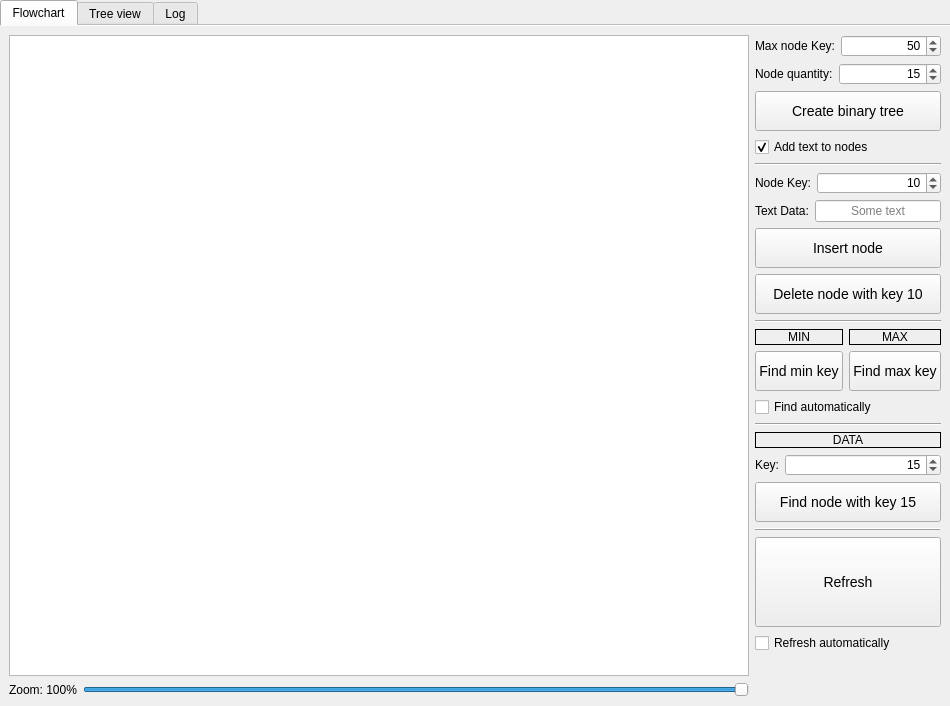
<?xml version="1.0" encoding="UTF-8"?>
<ui version="4.0">
 <class>MainWindow</class>
 <widget class="QMainWindow" name="MainWindow">
  <property name="geometry">
   <rect>
    <x>0</x>
    <y>0</y>
    <width>950</width>
    <height>706</height>
   </rect>
  </property>
  <property name="windowTitle">
   <string>MainWindow</string>
  </property>
  <widget class="QWidget" name="centralwidget">
   <layout class="QVBoxLayout" name="verticalLayout">
    <property name="spacing">
     <number>0</number>
    </property>
    <property name="leftMargin">
     <number>0</number>
    </property>
    <property name="topMargin">
     <number>0</number>
    </property>
    <property name="rightMargin">
     <number>0</number>
    </property>
    <property name="bottomMargin">
     <number>0</number>
    </property>
    <item>
     <widget class="QTabWidget" name="tabWidget">
      <property name="sizePolicy">
       <sizepolicy hsizetype="Expanding" vsizetype="Expanding">
        <horstretch>0</horstretch>
        <verstretch>0</verstretch>
       </sizepolicy>
      </property>
      <property name="tabPosition">
       <enum>QTabWidget::North</enum>
      </property>
      <property name="tabShape">
       <enum>QTabWidget::Rounded</enum>
      </property>
      <property name="currentIndex">
       <number>0</number>
      </property>
      <property name="iconSize">
       <size>
        <width>16</width>
        <height>16</height>
       </size>
      </property>
      <property name="elideMode">
       <enum>Qt::ElideRight</enum>
      </property>
      <property name="usesScrollButtons">
       <bool>false</bool>
      </property>
      <property name="documentMode">
       <bool>true</bool>
      </property>
      <property name="tabsClosable">
       <bool>false</bool>
      </property>
      <property name="movable">
       <bool>false</bool>
      </property>
      <property name="tabBarAutoHide">
       <bool>false</bool>
      </property>
      <widget class="QWidget" name="graphicsTab">
       <attribute name="title">
        <string>Flowchart</string>
       </attribute>
       <layout class="QHBoxLayout" name="horizontalLayout_2">
        <item>
         <widget class="QWidget" name="horizontalWidget" native="true">
          <property name="styleSheet">
           <string notr="true">QPushButton {
    font-family: ;
	font: 13pt &quot;Fantasque Sans Mono&quot;;
    font-size: 14px;
}
QSpinBox { text-align: center; }
</string>
          </property>
          <layout class="QHBoxLayout" name="horizontalLayout_3">
           <property name="leftMargin">
            <number>0</number>
           </property>
           <property name="topMargin">
            <number>0</number>
           </property>
           <property name="rightMargin">
            <number>0</number>
           </property>
           <property name="bottomMargin">
            <number>0</number>
           </property>
           <item>
            <layout class="QVBoxLayout" name="verticalLayout_6">
             <item>
              <widget class="QGraphicsView" name="treeGraphicsView">
               <property name="cursor" stdset="0">
                <cursorShape>CrossCursor</cursorShape>
               </property>
              </widget>
             </item>
             <item>
              <layout class="QGridLayout" name="gridLayout_2">
               <property name="topMargin">
                <number>0</number>
               </property>
               <item row="0" column="1">
                <widget class="QSlider" name="zoomHorizontalSlider">
                 <property name="minimum">
                  <number>1</number>
                 </property>
                 <property name="maximum">
                  <number>100</number>
                 </property>
                 <property name="value">
                  <number>100</number>
                 </property>
                 <property name="orientation">
                  <enum>Qt::Horizontal</enum>
                 </property>
                </widget>
               </item>
               <item row="0" column="0">
                <widget class="QLabel" name="zoomLabel">
                 <property name="text">
                  <string>Zoom: 100%</string>
                 </property>
                </widget>
               </item>
              </layout>
             </item>
            </layout>
           </item>
           <item>
            <widget class="QFrame" name="verticalFrame">
             <property name="sizePolicy">
              <sizepolicy hsizetype="Fixed" vsizetype="Preferred">
               <horstretch>0</horstretch>
               <verstretch>0</verstretch>
              </sizepolicy>
             </property>
             <property name="minimumSize">
              <size>
               <width>175</width>
               <height>0</height>
              </size>
             </property>
             <property name="frameShape">
              <enum>QFrame::NoFrame</enum>
             </property>
             <layout class="QVBoxLayout" name="verticalLayout_4">
              <property name="spacing">
               <number>-1</number>
              </property>
              <property name="leftMargin">
               <number>0</number>
              </property>
              <property name="topMargin">
               <number>0</number>
              </property>
              <property name="rightMargin">
               <number>0</number>
              </property>
              <property name="bottomMargin">
               <number>0</number>
              </property>
              <item>
               <layout class="QHBoxLayout" name="horizontalLayout_8">
                <property name="topMargin">
                 <number>0</number>
                </property>
                <item>
                 <widget class="QLabel" name="label">
                  <property name="text">
                   <string>Max node Key:</string>
                  </property>
                 </widget>
                </item>
                <item>
                 <widget class="QSpinBox" name="maxKeySpinBox">
                  <property name="sizePolicy">
                   <sizepolicy hsizetype="Expanding" vsizetype="Fixed">
                    <horstretch>0</horstretch>
                    <verstretch>0</verstretch>
                   </sizepolicy>
                  </property>
                  <property name="cursor">
                   <cursorShape>SizeVerCursor</cursorShape>
                  </property>
                  <property name="wrapping">
                   <bool>false</bool>
                  </property>
                  <property name="frame">
                   <bool>true</bool>
                  </property>
                  <property name="alignment">
                   <set>Qt::AlignRight|Qt::AlignTrailing|Qt::AlignVCenter</set>
                  </property>
                  <property name="buttonSymbols">
                   <enum>QAbstractSpinBox::UpDownArrows</enum>
                  </property>
                  <property name="maximum">
                   <number>1000</number>
                  </property>
                  <property name="stepType">
                   <enum>QAbstractSpinBox::DefaultStepType</enum>
                  </property>
                  <property name="value">
                   <number>50</number>
                  </property>
                 </widget>
                </item>
               </layout>
              </item>
              <item>
               <layout class="QHBoxLayout" name="horizontalLayout_7">
                <property name="topMargin">
                 <number>0</number>
                </property>
                <item>
                 <widget class="QLabel" name="nodeCountLabel">
                  <property name="text">
                   <string>Node quantity:</string>
                  </property>
                 </widget>
                </item>
                <item>
                 <widget class="QSpinBox" name="nodeQuantitySpinBox">
                  <property name="sizePolicy">
                   <sizepolicy hsizetype="Expanding" vsizetype="Fixed">
                    <horstretch>0</horstretch>
                    <verstretch>0</verstretch>
                   </sizepolicy>
                  </property>
                  <property name="cursor">
                   <cursorShape>SizeVerCursor</cursorShape>
                  </property>
                  <property name="alignment">
                   <set>Qt::AlignRight|Qt::AlignTrailing|Qt::AlignVCenter</set>
                  </property>
                  <property name="maximum">
                   <number>1000</number>
                  </property>
                  <property name="value">
                   <number>15</number>
                  </property>
                 </widget>
                </item>
               </layout>
              </item>
              <item>
               <widget class="QPushButton" name="createButton">
                <property name="sizePolicy">
                 <sizepolicy hsizetype="Preferred" vsizetype="Fixed">
                  <horstretch>0</horstretch>
                  <verstretch>0</verstretch>
                 </sizepolicy>
                </property>
                <property name="minimumSize">
                 <size>
                  <width>0</width>
                  <height>40</height>
                 </size>
                </property>
                <property name="cursor">
                 <cursorShape>PointingHandCursor</cursorShape>
                </property>
                <property name="text">
                 <string>Create binary tree</string>
                </property>
               </widget>
              </item>
              <item>
               <widget class="QCheckBox" name="addTextCheckBox">
                <property name="text">
                 <string>Add text to nodes</string>
                </property>
                <property name="checked">
                 <bool>true</bool>
                </property>
               </widget>
              </item>
              <item>
               <widget class="Line" name="line">
                <property name="orientation">
                 <enum>Qt::Horizontal</enum>
                </property>
               </widget>
              </item>
              <item>
               <layout class="QHBoxLayout" name="horizontalLayout_5">
                <property name="topMargin">
                 <number>0</number>
                </property>
                <item>
                 <widget class="QLabel" name="label_3">
                  <property name="text">
                   <string>Node Key:</string>
                  </property>
                 </widget>
                </item>
                <item>
                 <widget class="QSpinBox" name="insertKeySpinBox">
                  <property name="sizePolicy">
                   <sizepolicy hsizetype="Expanding" vsizetype="Fixed">
                    <horstretch>0</horstretch>
                    <verstretch>0</verstretch>
                   </sizepolicy>
                  </property>
                  <property name="cursor">
                   <cursorShape>SizeVerCursor</cursorShape>
                  </property>
                  <property name="alignment">
                   <set>Qt::AlignRight|Qt::AlignTrailing|Qt::AlignVCenter</set>
                  </property>
                  <property name="maximum">
                   <number>1000</number>
                  </property>
                  <property name="value">
                   <number>10</number>
                  </property>
                 </widget>
                </item>
               </layout>
              </item>
              <item>
               <layout class="QHBoxLayout" name="horizontalLayout_9">
                <property name="topMargin">
                 <number>0</number>
                </property>
                <item>
                 <widget class="QLabel" name="label_2">
                  <property name="text">
                   <string>Text Data:</string>
                  </property>
                 </widget>
                </item>
                <item>
                 <widget class="QLineEdit" name="textDataTextBox">
                  <property name="text">
                   <string/>
                  </property>
                  <property name="alignment">
                   <set>Qt::AlignCenter</set>
                  </property>
                  <property name="placeholderText">
                   <string>Some text</string>
                  </property>
                 </widget>
                </item>
               </layout>
              </item>
              <item>
               <widget class="QPushButton" name="insertButton">
                <property name="sizePolicy">
                 <sizepolicy hsizetype="Preferred" vsizetype="Fixed">
                  <horstretch>0</horstretch>
                  <verstretch>0</verstretch>
                 </sizepolicy>
                </property>
                <property name="minimumSize">
                 <size>
                  <width>0</width>
                  <height>40</height>
                 </size>
                </property>
                <property name="cursor">
                 <cursorShape>PointingHandCursor</cursorShape>
                </property>
                <property name="text">
                 <string>Insert node</string>
                </property>
               </widget>
              </item>
              <item>
               <widget class="QPushButton" name="deleteButton">
                <property name="minimumSize">
                 <size>
                  <width>0</width>
                  <height>40</height>
                 </size>
                </property>
                <property name="cursor">
                 <cursorShape>PointingHandCursor</cursorShape>
                </property>
                <property name="text">
                 <string>Delete node with key 10</string>
                </property>
               </widget>
              </item>
              <item>
               <widget class="Line" name="line_2">
                <property name="orientation">
                 <enum>Qt::Horizontal</enum>
                </property>
               </widget>
              </item>
              <item>
               <layout class="QGridLayout" name="gridLayout">
                <property name="bottomMargin">
                 <number>0</number>
                </property>
                <item row="3" column="1">
                 <widget class="QPushButton" name="findMaxKeypushButton">
                  <property name="sizePolicy">
                   <sizepolicy hsizetype="Minimum" vsizetype="Fixed">
                    <horstretch>0</horstretch>
                    <verstretch>0</verstretch>
                   </sizepolicy>
                  </property>
                  <property name="minimumSize">
                   <size>
                    <width>0</width>
                    <height>40</height>
                   </size>
                  </property>
                  <property name="cursor">
                   <cursorShape>PointingHandCursor</cursorShape>
                  </property>
                  <property name="text">
                   <string>Find max key</string>
                  </property>
                 </widget>
                </item>
                <item row="3" column="0">
                 <widget class="QPushButton" name="findMinKeypushButton">
                  <property name="minimumSize">
                   <size>
                    <width>0</width>
                    <height>40</height>
                   </size>
                  </property>
                  <property name="cursor">
                   <cursorShape>PointingHandCursor</cursorShape>
                  </property>
                  <property name="text">
                   <string>Find min key</string>
                  </property>
                 </widget>
                </item>
                <item row="0" column="0">
                 <widget class="QLabel" name="minLabel">
                  <property name="frameShape">
                   <enum>QFrame::Box</enum>
                  </property>
                  <property name="text">
                   <string>MIN</string>
                  </property>
                  <property name="alignment">
                   <set>Qt::AlignCenter</set>
                  </property>
                 </widget>
                </item>
                <item row="0" column="1">
                 <widget class="QLabel" name="maxLabel">
                  <property name="frameShape">
                   <enum>QFrame::Box</enum>
                  </property>
                  <property name="text">
                   <string>MAX</string>
                  </property>
                  <property name="alignment">
                   <set>Qt::AlignCenter</set>
                  </property>
                 </widget>
                </item>
               </layout>
              </item>
              <item>
               <widget class="QCheckBox" name="findAutomaticallyCheckBox">
                <property name="cursor">
                 <cursorShape>PointingHandCursor</cursorShape>
                </property>
                <property name="text">
                 <string>Find automatically</string>
                </property>
               </widget>
              </item>
              <item>
               <widget class="Line" name="line_3">
                <property name="orientation">
                 <enum>Qt::Horizontal</enum>
                </property>
               </widget>
              </item>
              <item>
               <widget class="QLabel" name="findLabel">
                <property name="frameShape">
                 <enum>QFrame::Box</enum>
                </property>
                <property name="text">
                 <string>DATA</string>
                </property>
                <property name="alignment">
                 <set>Qt::AlignCenter</set>
                </property>
               </widget>
              </item>
              <item>
               <layout class="QHBoxLayout" name="horizontalLayout_6">
                <property name="topMargin">
                 <number>0</number>
                </property>
                <item>
                 <widget class="QLabel" name="label_4">
                  <property name="text">
                   <string>Key:</string>
                  </property>
                 </widget>
                </item>
                <item>
                 <widget class="QSpinBox" name="findKeySpinBox">
                  <property name="sizePolicy">
                   <sizepolicy hsizetype="Expanding" vsizetype="Fixed">
                    <horstretch>0</horstretch>
                    <verstretch>0</verstretch>
                   </sizepolicy>
                  </property>
                  <property name="cursor">
                   <cursorShape>SizeVerCursor</cursorShape>
                  </property>
                  <property name="alignment">
                   <set>Qt::AlignRight|Qt::AlignTrailing|Qt::AlignVCenter</set>
                  </property>
                  <property name="maximum">
                   <number>1000</number>
                  </property>
                  <property name="value">
                   <number>15</number>
                  </property>
                 </widget>
                </item>
               </layout>
              </item>
              <item>
               <widget class="QPushButton" name="findNodePushButton">
                <property name="minimumSize">
                 <size>
                  <width>0</width>
                  <height>40</height>
                 </size>
                </property>
                <property name="cursor">
                 <cursorShape>PointingHandCursor</cursorShape>
                </property>
                <property name="text">
                 <string>Find node with key 15</string>
                </property>
               </widget>
              </item>
              <item>
               <widget class="Line" name="line_4">
                <property name="frameShadow">
                 <enum>QFrame::Raised</enum>
                </property>
                <property name="orientation">
                 <enum>Qt::Horizontal</enum>
                </property>
               </widget>
              </item>
              <item>
               <widget class="QPushButton" name="refreshButton">
                <property name="sizePolicy">
                 <sizepolicy hsizetype="Minimum" vsizetype="Fixed">
                  <horstretch>0</horstretch>
                  <verstretch>0</verstretch>
                 </sizepolicy>
                </property>
                <property name="minimumSize">
                 <size>
                  <width>0</width>
                  <height>90</height>
                 </size>
                </property>
                <property name="cursor">
                 <cursorShape>PointingHandCursor</cursorShape>
                </property>
                <property name="text">
                 <string>Refresh</string>
                </property>
                <property name="icon">
                 <iconset resource="resources.qrc">
                  <normaloff>:/recources/refresh.png</normaloff>:/recources/refresh.png</iconset>
                </property>
                <property name="iconSize">
                 <size>
                  <width>30</width>
                  <height>30</height>
                 </size>
                </property>
               </widget>
              </item>
              <item>
               <widget class="QCheckBox" name="refreshAutomaticallyCheckBox">
                <property name="cursor">
                 <cursorShape>PointingHandCursor</cursorShape>
                </property>
                <property name="text">
                 <string>Refresh automatically</string>
                </property>
               </widget>
              </item>
              <item>
               <spacer name="verticalSpacer_2">
                <property name="orientation">
                 <enum>Qt::Vertical</enum>
                </property>
                <property name="sizeHint" stdset="0">
                 <size>
                  <width>20</width>
                  <height>40</height>
                 </size>
                </property>
               </spacer>
              </item>
             </layout>
            </widget>
           </item>
          </layout>
         </widget>
        </item>
       </layout>
      </widget>
      <widget class="QWidget" name="treeViewTab">
       <attribute name="title">
        <string>Tree view</string>
       </attribute>
       <layout class="QVBoxLayout" name="verticalLayout_5">
        <item>
         <widget class="QWidget" name="widget" native="true">
          <property name="styleSheet">
           <string notr="true"/>
          </property>
          <layout class="QVBoxLayout" name="verticalLayout_3">
           <property name="leftMargin">
            <number>1</number>
           </property>
           <item>
            <widget class="QTreeWidget" name="treeWidget">
             <property name="minimumSize">
              <size>
               <width>200</width>
               <height>0</height>
              </size>
             </property>
             <column>
              <property name="text">
               <string>Lab 1, Mod 2, 2023, ADS</string>
              </property>
             </column>
            </widget>
           </item>
           <item>
            <widget class="QWidget" name="widget" native="true">
             <property name="styleSheet">
              <string notr="true"/>
             </property>
             <layout class="QHBoxLayout" name="horizontalLayout">
              <property name="topMargin">
               <number>1</number>
              </property>
              <item>
               <widget class="QPushButton" name="expandAllPushButton">
                <property name="minimumSize">
                 <size>
                  <width>0</width>
                  <height>30</height>
                 </size>
                </property>
                <property name="cursor">
                 <cursorShape>PointingHandCursor</cursorShape>
                </property>
                <property name="text">
                 <string>Expand all</string>
                </property>
               </widget>
              </item>
              <item>
               <widget class="QPushButton" name="collapseAllPushButton">
                <property name="cursor">
                 <cursorShape>PointingHandCursor</cursorShape>
                </property>
                <property name="text">
                 <string>Collapse all</string>
                </property>
               </widget>
              </item>
              <item>
               <widget class="Line" name="line_5">
                <property name="orientation">
                 <enum>Qt::Vertical</enum>
                </property>
               </widget>
              </item>
              <item>
               <widget class="QPushButton" name="expandToLevelPushButton">
                <property name="minimumSize">
                 <size>
                  <width>0</width>
                  <height>20</height>
                 </size>
                </property>
                <property name="cursor">
                 <cursorShape>PointingHandCursor</cursorShape>
                </property>
                <property name="text">
                 <string>Expand to level:</string>
                </property>
               </widget>
              </item>
              <item>
               <widget class="QSpinBox" name="expandToLevelSpinBox">
                <property name="cursor">
                 <cursorShape>SizeVerCursor</cursorShape>
                </property>
                <property name="alignment">
                 <set>Qt::AlignRight|Qt::AlignTrailing|Qt::AlignVCenter</set>
                </property>
                <property name="maximum">
                 <number>1000</number>
                </property>
                <property name="value">
                 <number>2</number>
                </property>
               </widget>
              </item>
             </layout>
            </widget>
           </item>
          </layout>
         </widget>
        </item>
       </layout>
      </widget>
      <widget class="QWidget" name="log">
       <attribute name="title">
        <string>Log</string>
       </attribute>
       <layout class="QVBoxLayout" name="verticalLayout_2">
        <item>
         <widget class="QTextEdit" name="logTextEdit">
          <property name="cursor" stdset="0">
           <cursorShape>ForbiddenCursor</cursorShape>
          </property>
          <property name="frameShape">
           <enum>QFrame::HLine</enum>
          </property>
          <property name="frameShadow">
           <enum>QFrame::Plain</enum>
          </property>
          <property name="readOnly">
           <bool>true</bool>
          </property>
          <property name="html">
           <string>&lt;!DOCTYPE HTML PUBLIC &quot;-//W3C//DTD HTML 4.0//EN&quot; &quot;http://www.w3.org/TR/REC-html40/strict.dtd&quot;&gt;
&lt;html&gt;&lt;head&gt;&lt;meta name=&quot;qrichtext&quot; content=&quot;1&quot; /&gt;&lt;meta charset=&quot;utf-8&quot; /&gt;&lt;style type=&quot;text/css&quot;&gt;
p, li { white-space: pre-wrap; }
hr { height: 1px; border-width: 0; }
li.unchecked::marker { content: &quot;\2610&quot;; }
li.checked::marker { content: &quot;\2612&quot;; }
&lt;/style&gt;&lt;/head&gt;&lt;body style=&quot; font-family:'.AppleSystemUIFont'; font-size:13pt; font-weight:400; font-style:normal;&quot;&gt;
&lt;p style=&quot;-qt-paragraph-type:empty; margin-top:0px; margin-bottom:0px; margin-left:0px; margin-right:0px; -qt-block-indent:0; text-indent:0px;&quot;&gt;&lt;br /&gt;&lt;/p&gt;&lt;/body&gt;&lt;/html&gt;</string>
          </property>
         </widget>
        </item>
       </layout>
      </widget>
     </widget>
    </item>
   </layout>
  </widget>
 </widget>
 <resources>
  <include location="resources.qrc"/>
 </resources>
 <connections/>
</ui>
